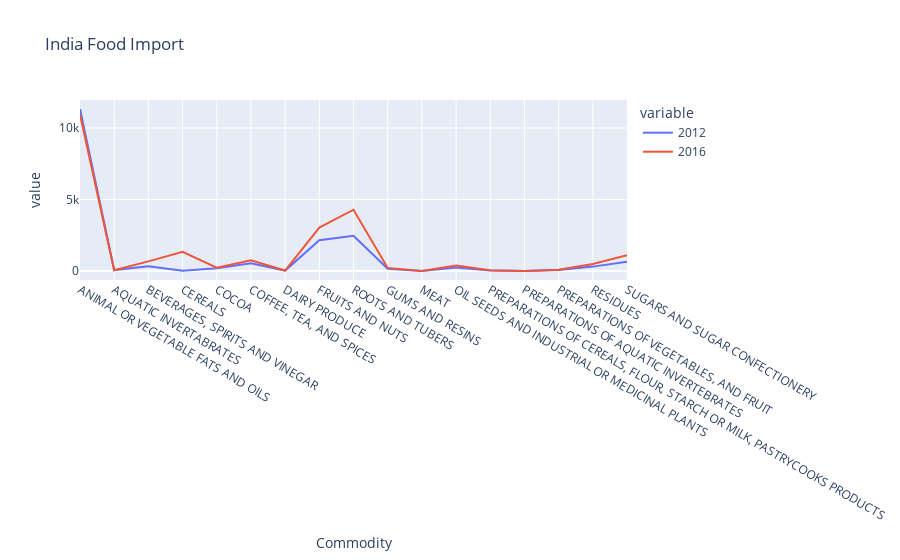

The notebook cell this image was saved under:
### Code cell
px.line(data, x='Commodity', y=['2012','2016'], title='India Food Import')#/*, x='Commodity', y='2012'*/)

### Figure 1 — Plotly figure (JSON) as saved in the notebook; plotly's stock layout.template omitted (floating-point values rounded to 4 significant figures)
{"data": [{"hovertemplate": "variable=2012<br>Commodity=%{x}<br>value=%{y}<extra></extra>", "legendgroup": "2012", "line": {"color": "#636efa", "dash": "solid"}, "marker": {"symbol": "circle"}, "mode": "lines", "name": "2012", "orientation": "v", "showlegend": true, "type": "scatter", "x": ["ANIMAL OR VEGETABLE FATS AND OILS", "AQUATIC INVERTABRATES", "BEVERAGES, SPIRITS AND VINEGAR", "CEREALS", "COCOA", "COFFEE, TEA, AND SPICES", "DAIRY PRODUCE", "FRUITS AND NUTS", "ROOTS AND TUBERS", "GUMS AND RESINS", "MEAT", "OIL SEEDS AND INDUSTRIAL OR MEDICINAL PLANTS", "PREPARATIONS OF CEREALS, FLOUR, STARCH OR MILK,\nPASTRYCOOKS PRODUCTS", "PREPARATIONS OF AQUATIC INVERTEBRATES", "PREPARATIONS OF VEGETABLES, AND FRUIT", "RESIDUES", "SUGARS AND SUGAR CONFECTIONERY"], "xaxis": "x", "y": [11330.0, 67.41, 325.0, 22.03, 192.8, 541.2, 33.57, 2153.0, 2462.0, 161.8, 2, 249.6, 39.57, 4.16, 77.96, 308.0, 642.6], "yaxis": "y"}, {"hovertemplate": "variable=2016<br>Commodity=%{x}<br>value=%{y}<extra></extra>", "legendgroup": "2016", "line": {"color": "#EF553B", "dash": "solid"}, "marker": {"symbol": "circle"}, "mode": "lines", "name": "2016", "orientation": "v", "showlegend": true, "type": "scatter", "x": ["ANIMAL OR VEGETABLE FATS AND OILS", "AQUATIC INVERTABRATES", "BEVERAGES, SPIRITS AND VINEGAR", "CEREALS", "COCOA", "COFFEE, TEA, AND SPICES", "DAIRY PRODUCE", "FRUITS AND NUTS", "ROOTS AND TUBERS", "GUMS AND RESINS", "MEAT", "OIL SEEDS AND INDUSTRIAL OR MEDICINAL PLANTS", "PREPARATIONS OF CEREALS, FLOUR, STARCH OR MILK,\nPASTRYCOOKS PRODUCTS", "PREPARATIONS OF AQUATIC INVERTEBRATES", "PREPARATIONS OF VEGETABLES, AND FRUIT", "RESIDUES", "SUGARS AND SUGAR CONFECTIONERY"], "xaxis": "x", "y": [10950.0, 58.85, 673.3, 1343.0, 229.7, 757.8, 36.38, 3042.0, 4287.0, 218.7, 3.13, 380.9, 55.01, 2.88, 81.92, 494.5, 1104.0], "yaxis": "y"}], "layout": {"legend": {"title": {"text": "variable"}, "tracegroupgap": 0}, "title": {"text": "India Food Import"}, "xaxis": {"anchor": "y", "domain": [0, 1], "title": {"text": "Commodity"}}, "yaxis": {"anchor": "x", "domain": [0, 1], "title": {"text": "value"}}}}
